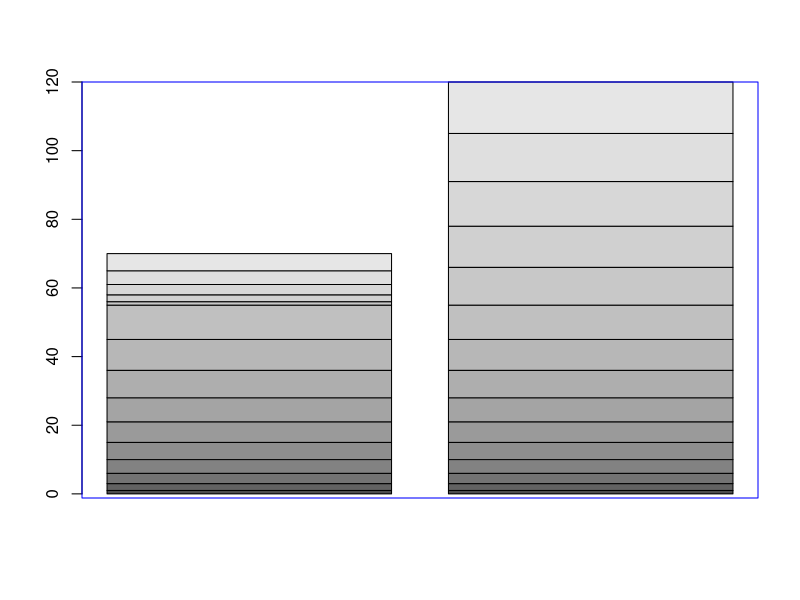
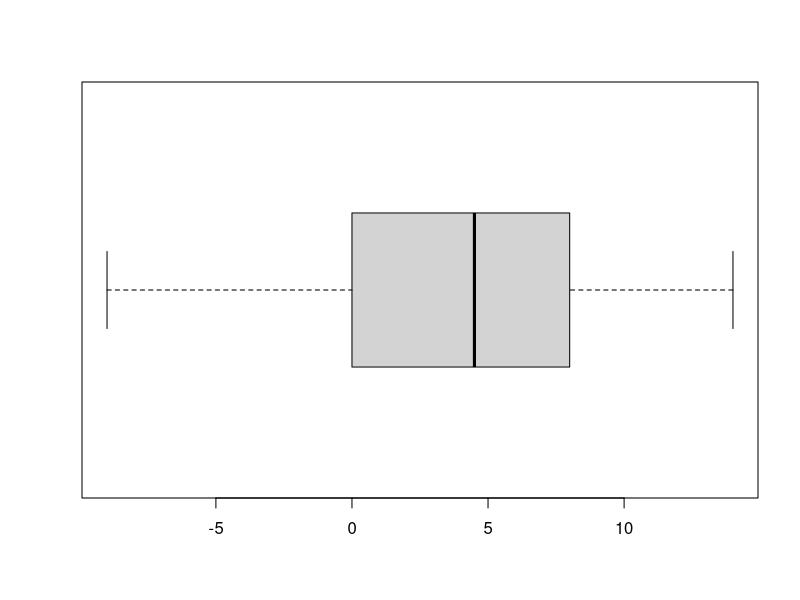

Write the R code that produced these figures, in order.
c <- c(43, 55, 40)
append(c, c(10, 5, 1))
d <- append(c,c(10, 5, 1))
c
d
abs(-43)
all.equal(3, 1)
any(FALSE, FALSE, TRUE)
approx(c(0, 1, 2), c(2, 3, 4))

abs(-54)
all.equal(0, 2)
any(c(FALSE, FALSE, TRUE, FALSE))
approx(1:10, rnorm(10))
?apply

x <- cbind(x1 = 3, x2 = c(4:1, 2:5))
apply(x, 2, sort)

?attr
x <- 1:10
attr(x, "dim") <- c(2,5)

?barplot
barplot(cbind(x1 <- 1:10, x2 <- 1:15))

?alarm
alarm()

?box
box(col='blue')

?boxplot
x <- c(8, 5, 14, 9, -9, 4, 6, 8, 7, -2, 0, 0, 0, 1)
boxplot(x, horizontal = TRUE)
